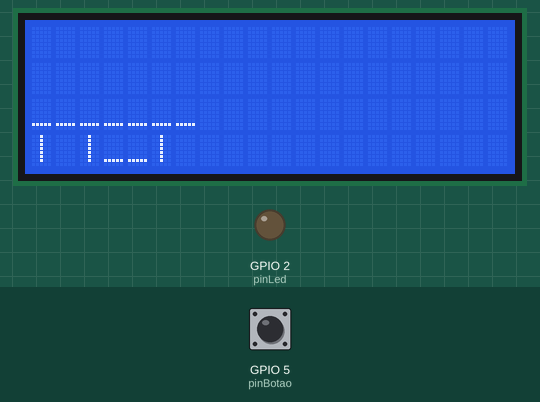
Bench run of a program on a simulated ESP32. Parts: 20×4 character LCD, output pins drawn as LEDs (lit = HIGH). The inputs (shaded band) are chosen by the test bench; at power-on: GPIO 5 (pinBotao) HIGH.

Above: at 1.2 s.
1.3 s: GPIO 5 (pinBotao) pulled LOW for 0.15 s
At 2.6 s:
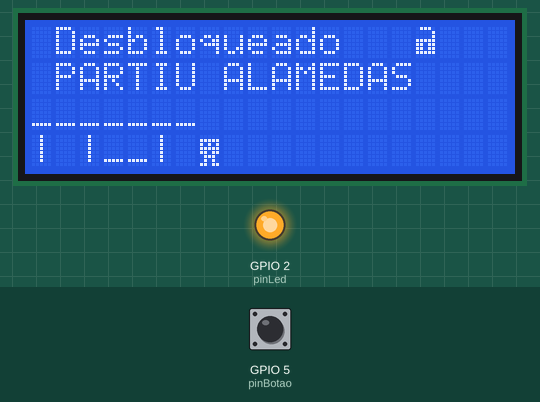
2.9 s: GPIO 5 (pinBotao) pulled LOW for 1 s
At 3.8 s:
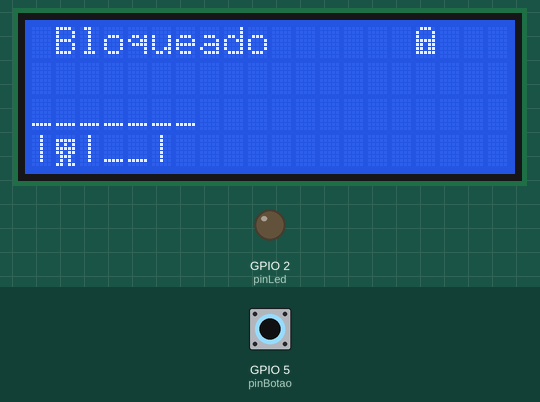
5.4 s: GPIO 5 (pinBotao) pulled LOW for 3.2 s
At 6.8 s:
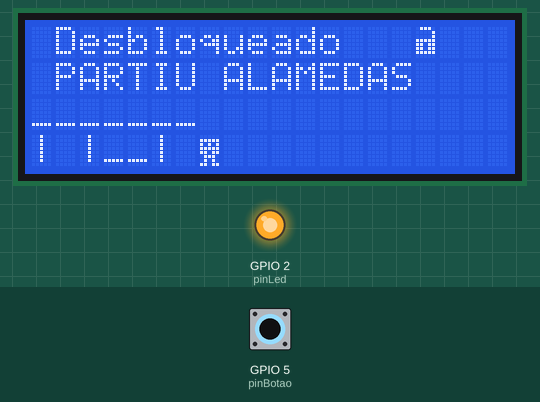
Timing chart, 0 to 8.4 s (numbered marks = the images above; inputs shaded):
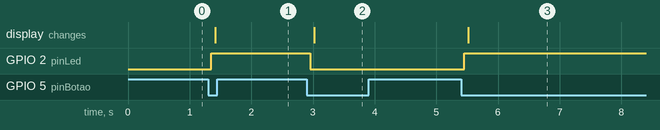

The program:

main.cpp
```cpp
#include <Arduino.h>
#include <LiquidCrystal_I2C.h>

byte cadeadinho[] = {
    B01110,
    B10001,
    B10001,
    B11111,
    B11011,
    B11011,
    B11111,
    B00000};

byte cadeadinhoFechado[] = {
    B01110,
    B00001,
    B00001,
    B11111,
    B11011,
    B11011,
    B11111,
    B00000};

byte bichinhoComBoquinha[] = {
    B00000,
    B11111,
    B10101,
    B11111,
    B11011,
    B01110,
    B01010,
    B11011};

LiquidCrystal_I2C lcd(0x27, 20, 4);
#define pinLed 2
#define pinBotao 5
void setup()
{
  lcd.init();
  lcd.backlight();
  lcd.createChar(0, cadeadinho);
  lcd.createChar(1, cadeadinhoFechado);
  lcd.createChar(3, bichinhoComBoquinha);
  pinMode(pinLed, OUTPUT);
  pinMode(pinBotao, INPUT_PULLUP);

  // desenho casa
  lcd.setCursor(0, 2);
  lcd.print("_______");
  lcd.setCursor(0, 3);
  lcd.print("|");
  lcd.setCursor(2, 3);
  lcd.print("|__|");
}

void loop()
{
  static bool estadoLed = 0;
  static bool estadoAnterior = 1;
  static bool estadoBotao = 0;
  static bool ultimaAcao = 1;

  static unsigned long tempoUltimaAlteracao = 0;
  unsigned long tempoAtual = millis();
  const unsigned long tempoFiltro = 50;
  bool estadoAtual = digitalRead(pinBotao);

  static int contagem = 0;
  if (estadoAtual != estadoAnterior)
  {
    tempoUltimaAlteracao = tempoAtual;
  }
  if (tempoAtual - tempoUltimaAlteracao > tempoFiltro)
  {

    if (estadoAtual != ultimaAcao)
    {

      ultimaAcao = estadoAtual;
      if (!estadoAtual)
      {
        estadoLed = !estadoLed;
        digitalWrite(pinLed, estadoLed);

        lcd.setCursor(0, 0);
        lcd.print(" Desbloqueado ");

        lcd.setCursor(16, 0);
        lcd.write(1);

        lcd.setCursor(1, 1);
        lcd.print("PARTIU ALAMEDAS");

        lcd.setCursor(1, 3);
        lcd.print(" ");
        lcd.setCursor(7, 3);
        lcd.write(3);


        if (estadoLed)
        {
          lcd.setCursor(0, 0);
          lcd.print(" Desbloqueado ");

          lcd.setCursor(16, 0);
          lcd.write(1);

          lcd.setCursor(1, 1);
          lcd.print("PARTIU ALAMEDAS");

          lcd.setCursor(1, 3);
          lcd.print(" ");
          lcd.setCursor(7, 3);
          lcd.write(3);
        }
        else
        {
          lcd.setCursor(0, 0);
          lcd.print(" Bloqueado   ");
          lcd.setCursor(16, 0);
          lcd.write(0);
          lcd.setCursor(17, 0);
          lcd.print(" ");
          lcd.setCursor(1, 3);
          lcd.write(3);
          lcd.setCursor(7, 3);
          lcd.print(" ");
          lcd.setCursor(1, 1);
          lcd.print("               ");
        }
      }
    }
  }

  estadoAnterior = estadoAtual;
}
```

Measured:
- after the input at 1.3 s, GPIO 2 (pinLed): LOW → HIGH after 0.05 s; the display: changes after 0.12 s (image 1)
- after the input at 2.9 s, GPIO 2 (pinLed): HIGH → LOW after 0.05 s; the display: changes after 0.12 s (image 2)
- after the input at 5.4 s, GPIO 2 (pinLed): LOW → HIGH after 0.05 s; the display: changes after 0.12 s (image 3)
